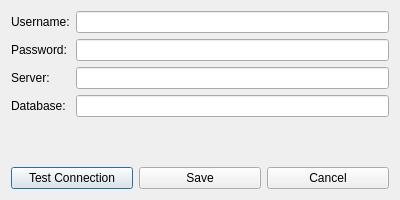
<?xml version="1.0" encoding="UTF-8"?>
<ui version="4.0">
 <class>DatabaseSettingsDialog</class>
 <widget class="QDialog" name="DatabaseSettingsDialog">
  <property name="geometry">
   <rect>
    <x>0</x>
    <y>0</y>
    <width>400</width>
    <height>200</height>
   </rect>
  </property>
  <property name="windowTitle">
   <string>Database Settings</string>
  </property>
  <layout class="QVBoxLayout" name="verticalLayout">
   <item>
    <layout class="QFormLayout" name="formLayout">
     <item row="0" column="0">
      <widget class="QLabel" name="usernameLabel">
       <property name="text">
        <string>Username:</string>
       </property>
      </widget>
     </item>
     <item row="0" column="1">
      <widget class="QLineEdit" name="usernameLineEdit"/>
     </item>
     <item row="1" column="0">
      <widget class="QLabel" name="passwordLabel">
       <property name="text">
        <string>Password:</string>
       </property>
      </widget>
     </item>
     <item row="1" column="1">
      <widget class="QLineEdit" name="passwordLineEdit">
       <property name="echoMode">
        <enum>QLineEdit::Password</enum>
       </property>
      </widget>
     </item>
     <item row="2" column="0">
      <widget class="QLabel" name="serverLabel">
       <property name="text">
        <string>Server:</string>
       </property>
      </widget>
     </item>
     <item row="2" column="1">
      <widget class="QLineEdit" name="serverLineEdit"/>
     </item>
     <item row="3" column="0">
      <widget class="QLabel" name="databaseLabel">
       <property name="text">
        <string>Database:</string>
       </property>
      </widget>
     </item>
     <item row="3" column="1">
      <widget class="QLineEdit" name="databaseLineEdit"/>
     </item>
    </layout>
   </item>
   <item>
    <layout class="QHBoxLayout" name="buttonLayout">
     <item>
      <widget class="QPushButton" name="testConnectionPushButton">
       <property name="text">
        <string>Test Connection</string>
       </property>
      </widget>
     </item>
     <item>
      <widget class="QPushButton" name="savePushButton">
       <property name="text">
        <string>Save</string>
       </property>
      </widget>
     </item>
     <item>
      <widget class="QPushButton" name="cancelPushButton">
       <property name="text">
        <string>Cancel</string>
       </property>
      </widget>
     </item>
    </layout>
   </item>
  </layout>
 </widget>
 <resources/>
 <connections/>
</ui>
